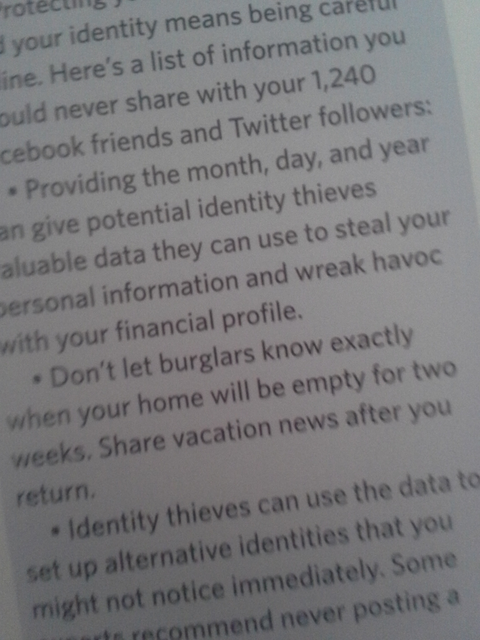
#> input picture Images/theft_article.png, 480 x 640 px
$ python Main.py   (Python 2 division)
#> lines starting #> are read from the running program, lines starting #| are printed output that depends on the picture; after the words box and inside, x2 and y2 are one past the last pixel; in counts of white or black regions, pixels touching at a corner belong together
#> in main, im is the input picture: shape (640, 480, 3); mean B, G, R 122.8, 120.8, 121.3
### DocVision.py
import cv2
import numpy as np
import copy

import GeometryFunctions as GEO
import StatsFunctions as STATS

X = 0
Y = 1

class Document_Page:
    def __init__(self, document_im):
        self.document_im = document_im

        self.im_height = document_im.shape[0]
#> self.im_height = 640
        self.im_width = document_im.shape[1]
#> self.im_width = 480

        self.document_im_processed = self.GetProcessedDocIm()
        self.hough_lines_P = self.Get_Hough_Lines_P(min_h_line_len = float(self.im_width) / float(10),
                                                    max_line_gap = float(self.im_width) / float(50))
        self.hough_line_lin_rgrs = STATS.SkewLinRegress(self.hough_lines_P)


    def GetProcessedDocIm(self):
        im_gry = cv2.cvtColor(copy.deepcopy(self.document_im), cv2.COLOR_BGR2GRAY)
        im_gry = cv2.medianBlur(im_gry, 5)
        im_thr = cv2.adaptiveThreshold(copy.deepcopy(im_gry), 255, cv2.ADAPTIVE_THRESH_GAUSSIAN_C, cv2.THRESH_BINARY_INV, 11, 2)
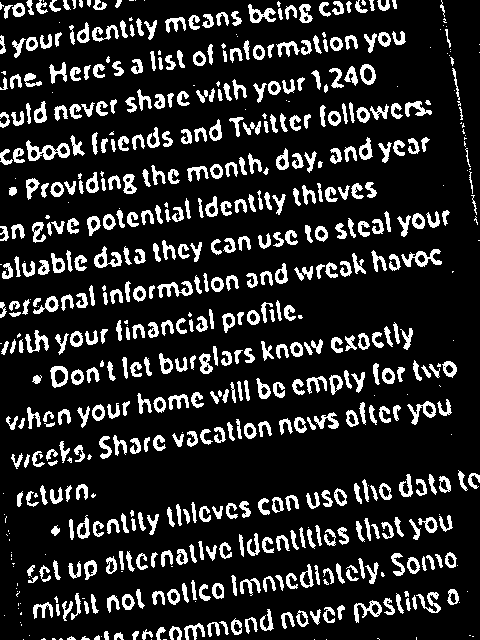
#> im_thr: shape (640, 480); 15.9% white; 648 white regions (133 under 20 px), largest, box (x1, y1, x2, y2) and area: (26, 140, 70, 161) 400, (401, 249, 442, 267) 324, (157, 281, 193, 298) 275
        edges = cv2.Canny(copy.deepcopy(im_thr), 200, 250)
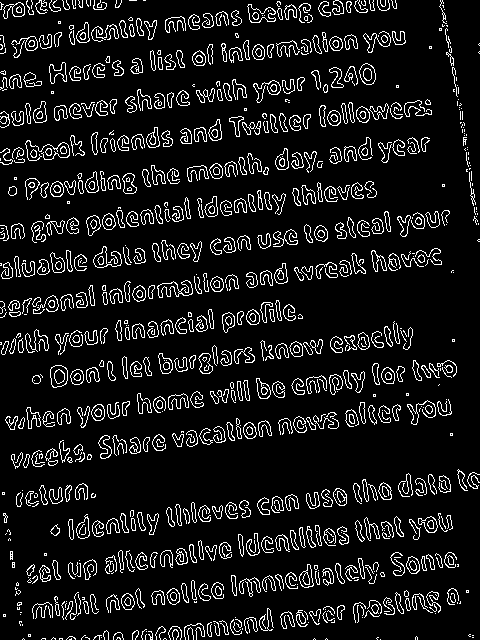
#> edges: shape (640, 480); 9.8% white in thin lines or dots
        cnts, h = cv2.findContours(copy.deepcopy(edges), cv2.RETR_TREE, cv2.CHAIN_APPROX_SIMPLE)
#> cnts = 1298 contours, 636 with area under 20; largest, box (x1, y1, x2, y2) and area: (50, 365, 68, 388) 318, (50, 365, 68, 388) 312, (247, 4, 276, 23) 283, (247, 4, 276, 23) 268, (359, 63, 376, 85) 258; h = 1298 rows, first 6: [1, -1, -1, -1], [2, 0, -1, -1], [3, 1, -1, -1], [4, 2, -1, -1], [5, 3, -1, -1], [6, 4, -1, -1]
        RGB_edge = cv2.cvtColor(copy.deepcopy(edges), cv2.COLOR_GRAY2BGR)
#> RGB_edge: shape (640, 480, 3); 9.8% white in thin lines or dots
        for c in cnts:
            epsilon = cv2.arcLength(c, True) * .02
            approx = cv2.approxPolyDP(c, epsilon, True)
            cv2.fillPoly(RGB_edge, pts = [approx], color = (255, 255, 255))
#> this loop made 1298 passes
#> epsilon on passes 4, 6, 7: 0.153, 0.177, 0.205
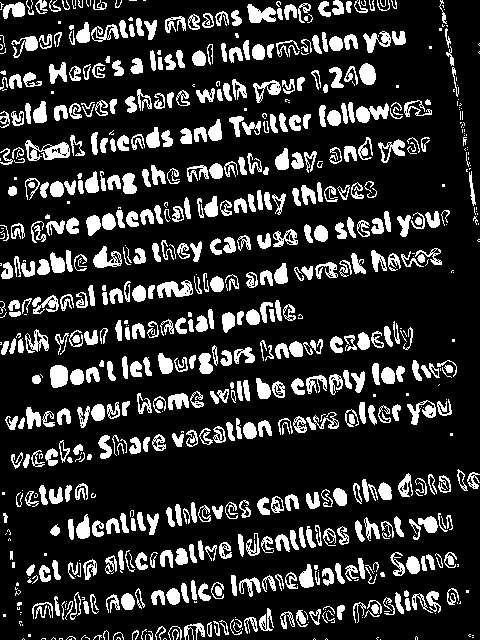
#> RGB_edge: shape (640, 480, 3); 18.8% white; 749 white regions (217 under 20 px), largest, box (x1, y1, x2, y2) and area: (25, 140, 70, 161) 485, (157, 280, 193, 298) 398, (356, 103, 389, 123) 376

        GRY_edge = cv2.cvtColor(RGB_edge, cv2.COLOR_BGR2GRAY)
        return GRY_edge


    def Get_Hough_Lines_P(self, min_h_line_len, max_line_gap):
#> in __init__, `self.hough_lines_P = self.Get_Hough_Lines_P(min_h_line_len = float(sel..`: self.hough_lines_P = [[26, 192, 133, 179]]
        return cv2.HoughLinesP(self.document_im_processed, 1, np.pi / 180, 100, maxLineGap = 5, minLineLength = min_h_line_len)[0]


    def GetContentRegionsHoriz(self, offset_pix = 0, step_rows = 3):
        im_height = self.document_im_processed.shape[0]
        im_width = self.document_im_processed.shape[1]

        content_rgn_beg = None
        content_rgns = []
        content_rgn_heights = []
        content_rgn_widths = []
        ang_cur = self.hough_line_lin_rgrs.intercept

        if ang_cur > 0:
            # If the angle is > 0 the the document is skewed downward from
            # left to right. We need to sweep the top of the document since
            # downward pointed lines beginning at the left of the document
            # could miss things.
            for x in reversed(xrange(1, im_width, step_rows)):
                ptA = [x, 0]
                if content_rgn_beg == None:
                    ptB = GEO.Get_Ln_Endpt_From_Opp_Ang_And_Top_Lft_Crd_To_West_Edge\
                            (ang_cur, im_width, im_height - 1, ptA[X], ptA[Y])
                else:
                    ptB = GEO.Get_Ln_Endpt_From_Opp_Ang_And_Top_Lft_Crd_To_West_Edge\
                            (ang_cur, content_rgn_beg[1][X], im_height, ptA[X], ptA[Y])

                line = [ptA, ptB]
                collision_max = int(round(float(ptB[X] - ptA[X]) / float(100)))
                collision_thresh_reached, collision_coords = self.DoesLineCollideWithContentInDocIM(line, collision_max)

                if collision_thresh_reached == True and content_rgn_beg == None:
                    content_rgn_beg = self.Get_Line_From_Precision_Collisn_Chk\
                                        (ang_cur, ptA, step_rows)

                elif collision_thresh_reached == False and content_rgn_beg != None:
                    content_rgn_end = self.Get_Line_From_Precision_Collisn_Chk\
                                        (ang_cur, ptA, step_rows, 0, True, 3)
                    content_rgn_beg, content_rgn_end = \
                        self.Reconcile_Rgn_Beg_X_End_X(content_rgn_beg, content_rgn_end)

                    cRgn = Content_Rgn_Horiz([content_rgn_beg, content_rgn_end], self.document_im_processed)
                    content_rgns.append(cRgn)

                    content_rgn_beg = None
                    content_rgn_end = None

        # Go down the side from north to south
        for y in xrange(1, im_height - 1, step_rows):
            # Plug numbers into the linear regression equation to get the angle
            # to draw the line at.
            # If the content region has already begun we want to set ang_cur
            # equal to the angle where the content region began
            if content_rgn_beg == None:
                ang_cur = (y * self.hough_line_lin_rgrs.slope) + self.hough_line_lin_rgrs.intercept

            ptA = [0, y]

            if content_rgn_beg == None:
                ptB = GEO.Get_Ln_Endpt_From_Opp_Ang_And_Top_Lft_Crd_To_West_Edge\
                        (ang_cur, im_width, im_height - 1, ptA[X], ptA[Y])
            else:
                ptB = GEO.Get_Ln_Endpt_From_Opp_Ang_And_Top_Lft_Crd_To_West_Edge\
                        (ang_cur, content_rgn_beg[1][X], im_height, ptA[X], ptA[Y])

            line = [ptA, ptB]

            collision_max = int(round(float(ptB[X] - ptA[X]) / float(100)))
            collision_thresh_reached, collision_pts = self.DoesLineCollideWithContentInDocIM(line, collision_max)

            if collision_thresh_reached == True and content_rgn_beg == None:
                content_rgn_beg = self.Get_Line_From_Precision_Collisn_Chk\
                                        (ang_cur, ptA, step_rows)
            elif content_rgn_beg != None and collision_thresh_reached == False:
                content_rgn_end = self.Get_Line_From_Precision_Collisn_Chk\
                                    (ang_cur, ptA, step_rows, 0, True, 3)
                content_rgn_beg, content_rgn_end = \
                    self.Reconcile_Rgn_Beg_X_End_X(content_rgn_beg, content_rgn_end)

                cRgn = Content_Rgn_Horiz([content_rgn_beg, content_rgn_end], self.document_im_processed)
                content_rgns.append(cRgn)

                content_rgn_beg = None
                content_rgn_end = None

        # If the document is skewed at an upward angle, we need to sweep bottom of
        # the document from east to west.
        ang_cur = ((im_height - 1) * self.hough_line_lin_rgrs.slope) + self.hough_line_lin_rgrs.intercept
        if ang_cur < 1:
            for x in xrange(1, im_width, step_rows):
                ptA = [x, im_height - 1]

                if content_rgn_beg == None:
                    ptB =   GEO.Get_Ln_Endpt_From_Opp_Ang_And_Top_Lft_Crd_To_West_Edge\
                            (ang_cur, im_width, im_height - 1, ptA[X], ptA[Y])
                else:
                    ptB = GEO.Get_Ln_Endpt_From_Opp_Ang_And_Top_Lft_Crd_To_West_Edge\
                    (ang_cur, content_rgn_beg[1][X], im_height, ptA[X], ptA[Y])

                line = [ptA, ptB]
                collision_max = int(round(float(ptB[X] - ptA[X]) / float(100)))
                collision_thresh_reached, collision_coords = self.DoesLineCollideWithContentInDocIM(line, collision_max)

                if collision_thresh_reached == True and content_rgn_beg == None:
                    content_rgn_beg = GEO.LineOffset(copy.deepcopy(line), -1 * (offset_pix), 0, im_height - 1)
                elif collision_thresh_reached == False and content_rgn_beg != None:
                    content_rgn_end = self.Get_Line_From_Precision_Collisn_Chk\
                                        (ang_cur, ptA, step_rows, 0, True, 3)
                    content_rgn_beg, content_rgn_end = \
                        self.Reconcile_Rgn_Beg_X_End_X(content_rgn_beg, content_rgn_end)

                    cRgn = Content_Rgn_Horiz([content_rgn_beg, content_rgn_end], self.document_im_processed)
                    content_rgns.append(cRgn)

                    content_rgn_beg = None
                    content_rgn_end = None

        content_rgns_ret = []

        return content_rgns

    # [118 lines left out: functions DoesLineCollideWithContentInDocIM, Reconcile_Rgn_Beg_X_End_X, Get_Line_From_Precision_Collisn_Chk, Get_N_Prev_Post_Lines, Chk_For_Collisn_Ret_Line_ThreshBool_CollisnPts, not called in this run]


class Content_Rgn_Horiz():
    # [164 lines left out: functions __init__, DrawRgnOnImage, Init_Gaps, Init_Column_Sep_Gaps, Get_Content_Rgns_From_Col_Sep_Gaps, not called in this run]

class Content_Rgn():
    # [23 lines left out: functions __init__, Draw_Rgn_On_Image, not called in this run]

### StatsFunctions.py
import numpy as np
import scipy.stats
import matplotlib.pyplot
import math

X = 0
Y = 1

X1 = 0
Y1 = 1
X2 = 2
Y2 = 3


def SkewLinRegress(h_lines, sort_axis = Y1):
#> called with h_lines = array of shape (1, 4), sort_axis = 1
    lines = []
    lines = h_lines[h_lines[:, sort_axis].argsort()]
#> lines = [[26, 192, 133, 179]]

    angles = []
    lengths = []
    leftYs = []
    for l in lines:
        leftYs.append(l[Y1])
        angle, length = GetLineAngleAndLen(l[X1], l[Y1], l[X2], l[Y2])
        angles.append(angle)
        lengths.append(length)
#> this loop made 1 pass
#> (l, deltaY in GetLineAngleAndLen, deltaX in GetLineAngleAndLen, lineLen in GetLineAngleAndLen, angle, length) on pass 1: ([26, 192, 133, 179], -13, 107, 107.8, -6.93, 107.8)
#> after the loop, angles = [-6.93]; leftYs = [192]; lengths = [107.8]

    slope, intercept, r_value, p_value, std_err = scipy.stats.linregress(leftYs, angles)
#> slope = nan; intercept = nan; r_value = 0; p_value = nan; std_err = nan
    # Show linear points and trend line on screen
    # -------------------------------------------
    '''
    (m, b) = np.polyfit(leftYs, angles, 1)
    yp = np.polyval([m,b], leftYs)
    matplotlib.pyplot.plot(leftYs, yp)
    matplotlib.pyplot.scatter(leftYs, angles)
    matplotlib.pyplot.grid(True)
    matplotlib.pyplot.xlabel('leftYs')
    matplotlib.pyplot.ylabel('angles')
    matplotlib.pyplot.show()
    '''
    return LinearRegressionResult(slope, intercept, r_value, p_value, std_err)

# [38 lines left out: function Get_Median_Angle_List, not called in this run]


# Copied over some geometry functions so as not to produce a dependency
# ------------------------------------------------------------------
# X2, Y2 must be a coordinate to the right of  X1, Y1
# Angles are calculated as if X1, Y1 is the opposite angle
# of a right triangle and X2, Y2 is the adjacent angle or a
# right triangle. Assumes Hypotenuse angle is 90 degrees.
def GetLineAngleAndLen(x1, y1, x2, y2):
    deltaY = y2 - y1
    deltaX = x2 - x1
    lineLen = math.sqrt(abs(math.pow(y2 - y1, 2)) + abs(math.pow(x2 - x1, 2)))
    angle = math.atan2(deltaY, deltaX) * 180 / math.pi
    return angle, lineLen

# OBJECTS
class LinearRegressionResult:
    def __init__(self, slope, intercept, r_value, p_value, std_err):
#> called with slope = nan, intercept = nan, r_value = 0, p_value = nan, std_err = nan
        self.slope = slope
#> self.slope = nan
        self.intercept = intercept
#> self.intercept = nan
        self.r_value = r_value
#> self.r_value = 0
        self.p_value = p_value
#> self.p_value = nan
        self.std_err = std_err
#> self.std_err = nan

### GeometryFunctions.py
import numpy as np
import math

# Globals
X = 0
Y = 1

# BEGIN POLYGON FUNCTIONS
# [24 lines left out: function Get2DPolygonCentroid, not called in this run]

def SortVerticesClockwise(vertices):
    centroid = Get2DPolygonCentroid(vertices)


# [168 lines left out: functions DoesLineTouchPolygonBorder, GetSlopeAndIntercept, GetIntersectionPoint2Lines, GetLineAngleAndLen, DivideLineSegment, GetCoordinateListFromLine and 1 more, not called in this run]

def Get_Ln_Endpt_From_Opp_Ang_And_Top_Lft_Crd_To_West_Edge\
    (opp_ang, x_max, y_max, x0, y0):
    # If Y increases as we go south on the coordinate plane, a negative angle implies a northward
    # skew from east to west.
    # If Y decreases as we go south on the coordinate plane, the opposite is true.
    if x0 > x_max or y0 > y_max:
        return None

    adj_ang = 180 - (90 + abs(opp_ang))
    if opp_ang < 0:
        opp_len = y0
        adj_len = (opp_len * np.sin(np.radians(adj_ang))) / np.sin(np.radians(abs(opp_ang)))
        y1 = 0
    else:
        adj_len = x_max - x0
        opp_len = abs((adj_len * np.sin(np.radians(opp_ang))) / np.sin(np.radians(adj_ang)))
        y1 = int(np.round(y0 + opp_len))

    x1 = int(np.round(x0 + adj_len))
    if x1 > x_max:
        slope, inter = GetSlopeAndIntercept([[x0, y0], [x1, y1]])
        x1 = x_max
        y1 = int(np.round((slope * x1) + inter))

    return [x1, y1]

# [21 lines left out: functions Get_Perp_Line_At_X_Coord_Of_Line, LineOffset, not called in this run]

class Triangle:
    # [11 lines left out: function __init__, not called in this run]

### Main.py
import cv2
import copy
import os
import numpy as np

import DocVision as DocVSN

from scipy import ndimage

def main():
    img_file_path = 'Images/theft_article.png'

    path = os.path.join(os.getcwd(), img_file_path)
    im = cv2.imread(path)
    # imCpy is the output compy of the image
    imCpy = copy.deepcopy(im)

    Doc_Page = DocVSN.Document_Page(im)
    content_rgns_horiz = Doc_Page.GetContentRegionsHoriz()
#> the loop in GetContentRegionsHoriz, `for y in xrange(1, im_height - 1, step_rows):` made 1 pass
#> after the loop in GetContentRegionsHoriz, `for y in xrange(1, im_height - 1, step_rows):`: content_rgns = []
    rgns_list = []

    for c in content_rgns_horiz:
        rgns = c.Get_Content_Rgns_From_Col_Sep_Gaps()
        rgns_list.append(rgns)

    for i in xrange(len(rgns_list)):
        for r in rgns_list[i]:
            r.Draw_Rgn_On_Image(imCpy)
            print(str(i) + ': ' + str(r.line_1_vert) + ' --- ' + str(r.line_2_vert))

    cv2.imwrite('out_sample.png', imCpy)
    print 'END'

#> (the run stopped early here; a loop or call above may not have finished)
